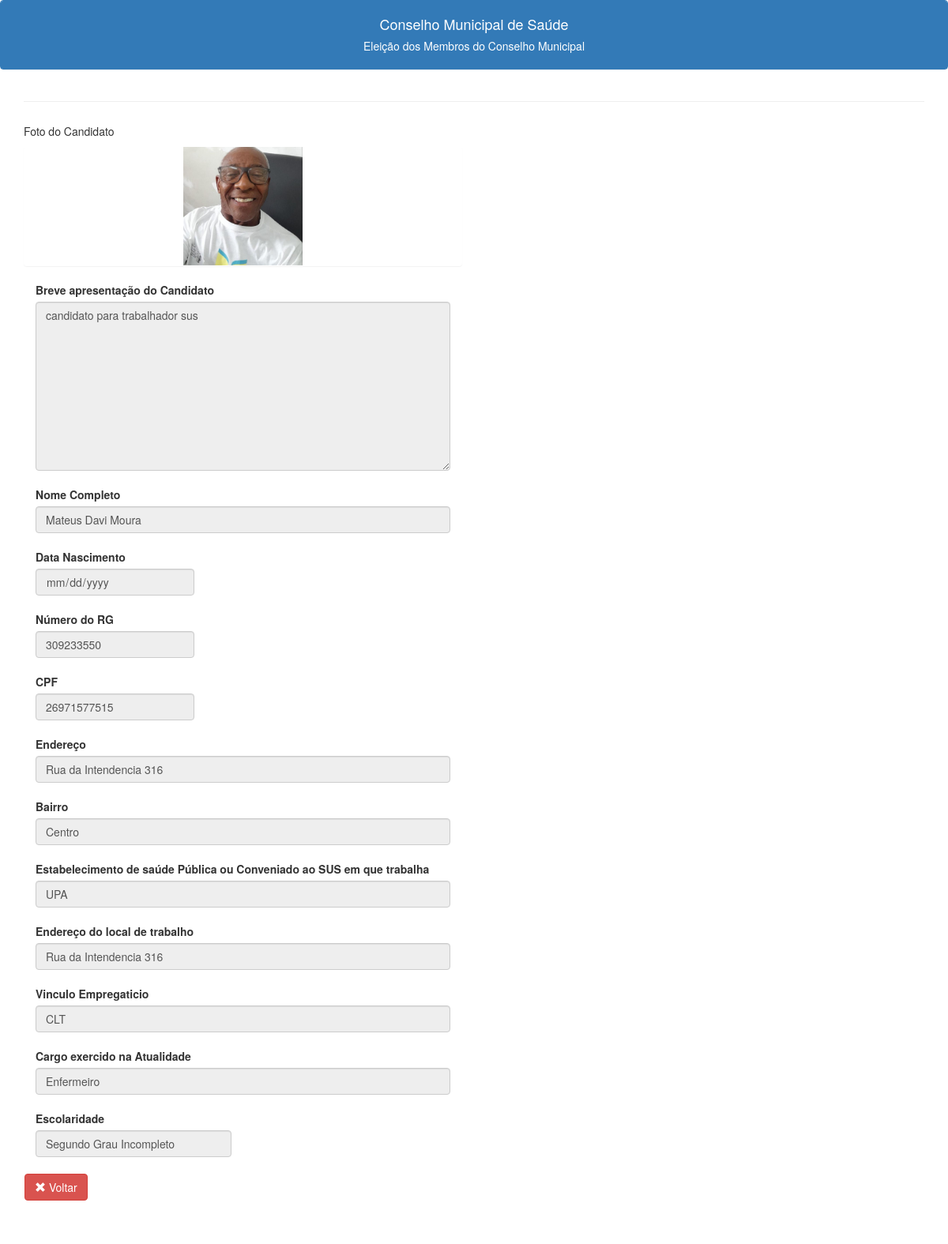
Page /detalhe2.php?id=11 on the committed database.
### tables this page shows
CREATE TABLE IF NOT EXISTS `cadastro` (
  `ID` int NOT NULL AUTO_INCREMENT,
  `CATEGORIA` char(1) NOT NULL,
  `CANDIDATO` char(1) NOT NULL,
  `SUS_UNIDADE` varchar(80) DEFAULT NULL,
  `SUS_NOME` varchar(120) DEFAULT NULL,
  `SUS_RG` varchar(15) DEFAULT NULL,
  `SUS_CPF` varchar(11) DEFAULT NULL,
  `SUS_DATANASC` date DEFAULT NULL,
  `SUS_ENDER` varchar(100) DEFAULT NULL,
  `SUS_BAIRRO` varchar(100) DEFAULT NULL,
  `SUS_CARTAOSUS` varchar(15) DEFAULT NULL,
  `SUS_NATURALIDADE` varchar(50) DEFAULT NULL,
  `SUS_ESCOLARIDADE` varchar(50) DEFAULT NULL,
  `TRABSUS_NOME` varchar(120) DEFAULT NULL,
  `TRABSUS_RG` varchar(15) DEFAULT NULL,
  `TRABSUS_CPF` varchar(11) DEFAULT NULL,
  `TRABSUS_DATANASC` date DEFAULT NULL,
  `TRABSUS_ENDER` varchar(100) DEFAULT NULL,
  `TRABSUS_BAIRRO` varchar(100) DEFAULT NULL,
  `TRASUS_ESTABELECIMENTO` varchar(100) DEFAULT NULL,
  `TRABSUS_ENDERLOCALTRAB` varchar(100) DEFAULT NULL,
  `TRAB_SUS_VINCULO` varchar(80) DEFAULT NULL,
  `TRABSUS_ESCOLARIDADE` varchar(50) DEFAULT NULL,
  `TRASUS_CARGO` varchar(80) DEFAULT NULL,
  `ORG_NOMEORG` varchar(100) DEFAULT NULL,
  `ORG_ENDERORG` varchar(100) DEFAULT NULL,
  `ORG_TELEFONE` varchar(15) DEFAULT NULL,
  `ORG_EMAIL` varchar(150) DEFAULT NULL,
  `ORG_CNPJ` varchar(14) DEFAULT NULL,
  `ORG_FUNDACAO` date DEFAULT NULL,
  `ORG_NOMEREPRESENTANTE` varchar(120) DEFAULT NULL,
  `ORG_ENDERREPRE` varchar(100) DEFAULT NULL,
  `ORG_FONEREPRE` varchar(15) DEFAULT NULL,
  `ORG_EMAILREPRE` varchar(150) DEFAULT NULL,
  `ORG_ESCOLARIDADEREPRE` varchar(50) DEFAULT NULL,
  `ORG_RGREPRE` varchar(15) DEFAULT NULL,
  `ORG_CPFREPRE` varchar(11) DEFAULT NULL,
  `ORG_DATANASCREPRE` date DEFAULT NULL,
  `ORG_CARGOREPRE` varchar(80) DEFAULT NULL,
  `APRESENTACAO` blob,
  `FOTO` varchar(255) DEFAULT NULL,
  `VOTOU` char(1) DEFAULT NULL,
  PRIMARY KEY (`ID`)
);

### detalhe2.php (the view, shortened to what this page needs)
<?php
$servername = 'localhost';
$username = 'root';
$password =  '';
$database = 'eleicaosaude';
$conection = new mysqli($servername, $username, $password, $database);
$c_id = $_GET["id"];
if ($_SERVER['REQUEST_METHOD'] == 'GET') {
    $c_sql = "select id, cadastro.candidato, cadastro.foto, cadastro.apresentacao, cadastro.TRABSUS_NOME, cadastro.TRABSUS_DATANASC, cadastro.TRABSUS_RG, cadastro.TRABSUS_CPF,
              cadastro.TRABSUS_ENDER, cadastro.TRABSUS_BAIRRO, cadastro.TRASUS_ESTABELECIMENTO, TRABSUS_ENDERLOCALTRAB, TRAB_SUS_VINCULO, TRASUS_CARGO, TRABSUS_ESCOLARIDADE
    from cadastro where id=$c_id";
    $result = $conection->query($c_sql);
    $registro = $result->fetch_assoc();
    if (($registro['candidato'] == 'N')) {
        $c_esconde = "hidden";
    } else {
        $c_esconde = "";
    }
    $c_foto = $registro['foto'];
    $c_apresentacao = $registro['apresentacao'];
    $c_nome = $registro['TRABSUS_NOME'];
    $d_datanasc = $registro['TRABSUS_DATANASC'];
    $c_rg = $registro['TRABSUS_RG'];
    $c_cpf = $registro['TRABSUS_CPF'];
    $c_endereco = $registro['TRABSUS_ENDER'];
    $c_bairro = $registro['TRABSUS_BAIRRO'];
    $c_estabelecimento = $registro['TRASUS_ESTABELECIMENTO'];
    $c_endertrab = $registro['TRABSUS_ENDERLOCALTRAB'];
    $c_vinculo = $registro['TRAB_SUS_VINCULO'];
    $c_cargo = $registro['TRASUS_CARGO'];
    $c_escolaridade = $registro['TRABSUS_ESCOLARIDADE'];
}
?>
<!DOCTYPE html>
<html lang="en">
<head>
    <link rel="stylesheet" href="https://maxcdn.bootstrapcdn.com/bootstrap/3.3.7/css/bootstrap.min.css">
</head>
<body>
    <div class="panel panel-primary class">
        <div class="panel-heading text-center">
            <h4>Conselho Municipal de Saúde</h4>
            <h5>Eleição dos Membros do Conselho Municipal<h5>
        </div>
    </div>
    <div class="container -my5">
        <form method="post" enctype="multipart/form-data">
            <hr>
            <div class="row mb-6">
                <div class="col-sm-6 col-form-label">
                    <div name="divapresentacao" <?php echo $c_esconde ?>>
                        <h5>Foto do Candidato</h5>
                        <div class="panel default class" class="row col-xs-12 col-sm-20 col-md-12 col-lg-40" align="center">
                            <img class="rounded mx-auto d-block" class="img-responsive" src="\conselhosaude\img\<?php echo $c_foto; ?>" class="img-fluid" style="height :150px" style="width:200px">
                        </div>
                        <label class="col-sm-12 col-form-label">
                            Breve apresentação do Candidato</label>
                        <div class="col-sm-12">
                            <textarea class="form-control" id="apresentacao" readonly name="apresentacao" rows="10"><?php echo $c_apresentacao; ?></textarea>
                        </div>
                        <br>
                    </div>
                    <div class="col-sm-12 col-form-label">
                        <div class="row mb-3">
                            <br>
                            <label class="col-sm-12 col-form-label">Nome Completo</label>
                            <div class="col-sm-12">
                                <input type="text" maxlength="120" class="form-control" readonly name="nome" value="<?php echo $c_nome; ?>">
                            </div>
                        </div>
                        <br>
                        <div class=" row mb-3">
                            <label class="col-sm-12 col-form-label">Data Nascimento</label>
                            <div class="col-sm-5">
                                <input type="date" maxlength="10" class="form-control" readonly name="datanasc" readonly id="datanasc" value="<?php echo $d_datanasc; ?>">
                            </div>
                        </div>
                        <br>
                        <div class=" row mb-3">
                            <label class="col-sm-12 col-form-label">Número do RG</label>
                            <div class="col-sm-5">
                                <input type="text" maxlength="20" class="form-control" readonly name="rg" value="<?php echo $c_rg; ?>">
                            </div>
                        </div>
                        <br>
                        <div class=" row mb-3">
                            <label class="col-sm-12 col-form-label">CPF</label>
                            <div class="col-sm-5">
                                <input type="text" placeholder="apenas números" readonly maxlength="11" class="form-control" name="cpf" value="<?php echo $c_cpf; ?>">
                            </div>
                        </div>
                        <br>
                        <div class=" row mb-3">
                            <label class="col-sm-12 col-form-label">Endereço</label>
                            <div class="col-sm-12">
                                <input type="text" maxlength="120" class="form-control" readonly name="endereco" value="<?php echo $c_endereco; ?>">
                            </div>
                        </div>
                        <br>
                        <div class=" row mb-3">
                            <label class="col-sm-12 col-form-label">Bairro</label>
                            <div class="col-sm-12">
                                <input type="text" maxlength="100" class="form-control" readonly name="bairro" value="<?php echo $c_bairro; ?>">
                            </div>
                        </div>
                        <br>
                        <div class=" row mb-3">
                            <label class="col-sm-12 col-form-label">Estabelecimento de saúde Pública ou Conveniado ao SUS em que trabalha</label>
                            <div class="col-sm-12">
                                <input type="text" maxlength="120" class="form-control" readonly name="estabelecimento" value="<?php echo $c_estabelecimento; ?>">
                            </div>
                        </div>
                        <br>
                        <div class=" row mb-3">
                            <label class="col-sm-12 col-form-label">Endereço do local de trabalho</label>
                            <div class="col-sm-12">
                                <input type="text" maxlength="120" class="form-control" readonly name="endertrab" value="<?php echo $c_endertrab; ?>">
                            </div>
                        </div>
                        <br>
                        <div class=" row mb-3">
                            <label class="col-sm-12 col-form-label">Vinculo Empregaticio</label>
                            <div class="col-sm-12">
                                <input type="text" maxlength="100" class="form-control" readonly name="vinculo" value="<?php echo $c_vinculo; ?>">
                            </div>
                        </div>
                        <br>
                        <div class=" row mb-3">
                            <label class="col-sm-12 col-form-label">Cargo exercido na Atualidade</label>
                            <div class="col-sm-12">
                                <input type="text" maxlength="100" class="form-control" name="cargo" readonly value="<?php echo $c_cargo; ?>">
                            </div>
                        </div>
                        <br>
                        <div class=" row mb-3">
                            <label class="col-sm-12 col-form-label">Escolaridade</label>
                            <div class="col-sm-6">
                                <input type="text" maxlength="50" class="form-control" name="escolaridade" readonly value="<?php echo $c_escolaridade; ?>">
                            </div>
                        </div>
                    </div>
                    <br>
                </div>
            </div>
            <br>
            <div class="row mb-3 ">
                <nav class="navbar">
                    <div class="container-fluid">
                        <a class='btn btn-danger ' href='/conselhosaude/lista2.php'><span class='glyphicon glyphicon-remove'></span> Voltar</a>
                    </div>
                </nav>
            </div>
            <br>
        </form>
    </div>

### rows in the picture
cadastro: FOTO (picture), apresentacao "candidato para trabalhador sus", nome "Mateus Davi Moura", rg "309233550", cpf "26971577515", endereco "Rua da Intendencia 316", bairro "Centro", estabelecimento "UPA", endertrab "Rua da Intendencia 316", vinculo "CLT", cargo "Enfermeiro", escolaridade "Segundo Grau Incompleto"
